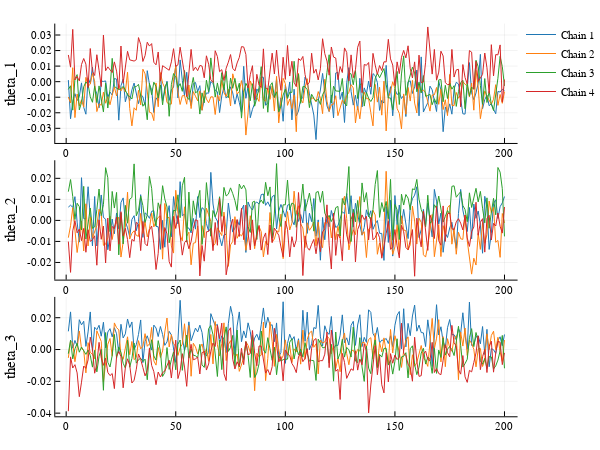

The code cell stored with this chart in its notebook:
### Markdown cell above
Let's compute the mutual information. Therefore we renormalize the distributions.

### Code cell
trace_plot(b, chains, [("theta", 1), ("theta", 2),("theta", 3)])

### Figure 1 — Plotly figure (JSON) as saved in the notebook; plotly's stock layout.template omitted (floating-point values rounded to 4 significant figures; data arrays with more than 128 entries replaced by an {"elided": "..."} marker saying what was removed)
{"data": [{"colorbar": {"title": ""}, "legendgroup": "Chain 1", "line": {"color": "rgba(31, 119, 180, 1.000)", "dash": "solid", "shape": "linear", "width": 1}, "mode": "lines", "name": "Chain 1", "showlegend": true, "type": "scatter", "x": {"elided": "200 int values"}, "xaxis": "x1", "y": {"elided": "200 float values"}, "yaxis": "y1", "zmax": null, "zmin": null}, {"colorbar": {"title": ""}, "legendgroup": "Chain 2", "line": {"color": "rgba(255, 127, 14, 1.000)", "dash": "solid", "shape": "linear", "width": 1}, "mode": "lines", "name": "Chain 2", "showlegend": true, "type": "scatter", "x": {"elided": "200 int values"}, "xaxis": "x1", "y": {"elided": "200 float values"}, "yaxis": "y1", "zmax": null, "zmin": null}, {"colorbar": {"title": ""}, "legendgroup": "Chain 3", "line": {"color": "rgba(44, 160, 44, 1.000)", "dash": "solid", "shape": "linear", "width": 1}, "mode": "lines", "name": "Chain 3", "showlegend": true, "type": "scatter", "x": {"elided": "200 int values"}, "xaxis": "x1", "y": {"elided": "200 float values"}, "yaxis": "y1", "zmax": null, "zmin": null}, {"colorbar": {"title": ""}, "legendgroup": "Chain 4", "line": {"color": "rgba(214, 39, 40, 1.000)", "dash": "solid", "shape": "linear", "width": 1}, "mode": "lines", "name": "Chain 4", "showlegend": true, "type": "scatter", "x": {"elided": "200 int values"}, "xaxis": "x1", "y": {"elided": "200 float values"}, "yaxis": "y1", "zmax": null, "zmin": null}, {"colorbar": {"title": ""}, "legendgroup": "", "line": {"color": "rgba(31, 119, 180, 1.000)", "dash": "solid", "shape": "linear", "width": 1}, "mode": "lines", "name": "", "showlegend": false, "type": "scatter", "x": {"elided": "200 int values"}, "xaxis": "x2", "y": {"elided": "200 float values"}, "yaxis": "y2", "zmax": null, "zmin": null}, {"colorbar": {"title": ""}, "legendgroup": "", "line": {"color": "rgba(255, 127, 14, 1.000)", "dash": "solid", "shape": "linear", "width": 1}, "mode": "lines", "name": "", "showlegend": false, "type": "scatter", "x": {"elided": "200 int values"}, "xaxis": "x2", "y": {"elided": "200 float values"}, "yaxis": "y2", "zmax": null, "zmin": null}, {"colorbar": {"title": ""}, "legendgroup": "", "line": {"color": "rgba(44, 160, 44, 1.000)", "dash": "solid", "shape": "linear", "width": 1}, "mode": "lines", "name": "", "showlegend": false, "type": "scatter", "x": {"elided": "200 int values"}, "xaxis": "x2", "y": {"elided": "200 float values"}, "yaxis": "y2", "zmax": null, "zmin": null}, {"colorbar": {"title": ""}, "legendgroup": "", "line": {"color": "rgba(214, 39, 40, 1.000)", "dash": "solid", "shape": "linear", "width": 1}, "mode": "lines", "name": "", "showlegend": false, "type": "scatter", "x": {"elided": "200 int values"}, "xaxis": "x2", "y": {"elided": "200 float values"}, "yaxis": "y2", "zmax": null, "zmin": null}, {"colorbar": {"title": ""}, "legendgroup": "", "line": {"color": "rgba(31, 119, 180, 1.000)", "dash": "solid", "shape": "linear", "width": 1}, "mode": "lines", "name": "", "showlegend": false, "type": "scatter", "x": {"elided": "200 int values"}, "xaxis": "x3", "y": {"elided": "200 float values"}, "yaxis": "y3", "zmax": null, "zmin": null}, {"colorbar": {"title": ""}, "legendgroup": "", "line": {"color": "rgba(255, 127, 14, 1.000)", "dash": "solid", "shape": "linear", "width": 1}, "mode": "lines", "name": "", "showlegend": false, "type": "scatter", "x": {"elided": "200 int values"}, "xaxis": "x3", "y": {"elided": "200 float values"}, "yaxis": "y3", "zmax": null, "zmin": null}, {"colorbar": {"title": ""}, "legendgroup": "", "line": {"color": "rgba(44, 160, 44, 1.000)", "dash": "solid", "shape": "linear", "width": 1}, "mode": "lines", "name": "", "showlegend": false, "type": "scatter", "x": {"elided": "200 int values"}, "xaxis": "x3", "y": {"elided": "200 float values"}, "yaxis": "y3", "zmax": null, "zmin": null}, {"colorbar": {"title": ""}, "legendgroup": "", "line": {"color": "rgba(214, 39, 40, 1.000)", "dash": "solid", "shape": "linear", "width": 1}, "mode": "lines", "name": "", "showlegend": false, "type": "scatter", "x": {"elided": "200 int values"}, "xaxis": "x3", "y": {"elided": "200 float values"}, "yaxis": "y3", "zmax": null, "zmin": null}], "layout": {"annotations": [], "height": 450, "legend": {"bgcolor": "rgba(255, 255, 255, 1.000)", "bordercolor": "rgba(0, 0, 0, 1.000)", "font": {"color": "rgba(0, 0, 0, 1.000)", "family": "sans-serif", "size": 11}, "tracegroupgap": 0, "x": 1, "y": 1}, "margin": {"b": 20, "l": 0, "r": 0, "t": 20}, "paper_bgcolor": "rgba(255, 255, 255, 1.000)", "plot_bgcolor": "rgba(255, 255, 255, 1.000)", "showlegend": true, "width": 600, "xaxis1": {"anchor": "y1", "domain": [0.1061, 0.9934], "gridcolor": "rgba(0, 0, 0, 0.100)", "gridwidth": 0.5, "linecolor": "rgba(0, 0, 0, 1.000)", "mirror": false, "range": [-4.97, 206.0], "showgrid": true, "showline": true, "showticklabels": true, "tickangle": 0, "tickcolor": "rgb(0, 0, 0)", "tickfont": {"color": "rgba(0, 0, 0, 1.000)", "family": "sans-serif", "size": 11}, "tickmode": "array", "ticks": "inside", "ticktext": ["0", "50", "100", "150", "200"], "tickvals": [0, 50, 100, 150, 200], "title": "", "titlefont": {"color": "rgba(0, 0, 0, 1.000)", "family": "sans-serif", "size": 15}, "type": "-", "visible": true, "zeroline": false, "zerolinecolor": "rgba(0, 0, 0, 1.000)"}, "xaxis2": {"anchor": "y2", "domain": [0.1061, 0.9934], "gridcolor": "rgba(0, 0, 0, 0.100)", "gridwidth": 0.5, "linecolor": "rgba(0, 0, 0, 1.000)", "mirror": false, "range": [-4.97, 206.0], "showgrid": true, "showline": true, "showticklabels": true, "tickangle": 0, "tickcolor": "rgb(0, 0, 0)", "tickfont": {"color": "rgba(0, 0, 0, 1.000)", "family": "sans-serif", "size": 11}, "tickmode": "array", "ticks": "inside", "ticktext": ["0", "50", "100", "150", "200"], "tickvals": [0, 50, 100, 150, 200], "title": "", "titlefont": {"color": "rgba(0, 0, 0, 1.000)", "family": "sans-serif", "size": 15}, "type": "-", "visible": true, "zeroline": false, "zerolinecolor": "rgba(0, 0, 0, 1.000)"}, "xaxis3": {"anchor": "y3", "domain": [0.1061, 0.9934], "gridcolor": "rgba(0, 0, 0, 0.100)", "gridwidth": 0.5, "linecolor": "rgba(0, 0, 0, 1.000)", "mirror": false, "range": [-4.97, 206.0], "showgrid": true, "showline": true, "showticklabels": true, "tickangle": 0, "tickcolor": "rgb(0, 0, 0)", "tickfont": {"color": "rgba(0, 0, 0, 1.000)", "family": "sans-serif", "size": 11}, "tickmode": "array", "ticks": "inside", "ticktext": ["0", "50", "100", "150", "200"], "tickvals": [0, 50, 100, 150, 200], "title": "", "titlefont": {"color": "rgba(0, 0, 0, 1.000)", "family": "sans-serif", "size": 15}, "type": "-", "visible": true, "zeroline": false, "zerolinecolor": "rgba(0, 0, 0, 1.000)"}, "yaxis1": {"anchor": "x1", "domain": [0.7001, 0.9913], "gridcolor": "rgba(0, 0, 0, 0.100)", "gridwidth": 0.5, "linecolor": "rgba(0, 0, 0, 1.000)", "mirror": false, "range": [-0.03941, 0.03734], "showgrid": true, "showline": true, "showticklabels": true, "tickangle": 0, "tickcolor": "rgb(0, 0, 0)", "tickfont": {"color": "rgba(0, 0, 0, 1.000)", "family": "sans-serif", "size": 11}, "tickmode": "array", "ticks": "inside", "ticktext": ["-0.03", "-0.02", "-0.01", "0.00", "0.01", "0.02", "0.03"], "tickvals": [-0.03, -0.02, -0.01, 0, 0.01, 0.02, 0.03], "title": "theta_1", "titlefont": {"color": "rgba(0, 0, 0, 1.000)", "family": "sans-serif", "size": 15}, "type": "-", "visible": true, "zeroline": false, "zerolinecolor": "rgba(0, 0, 0, 1.000)"}, "yaxis2": {"anchor": "x2", "domain": [0.3668, 0.6579], "gridcolor": "rgba(0, 0, 0, 0.100)", "gridwidth": 0.5, "linecolor": "rgba(0, 0, 0, 1.000)", "mirror": false, "range": [-0.02816, 0.0286], "showgrid": true, "showline": true, "showticklabels": true, "tickangle": 0, "tickcolor": "rgb(0, 0, 0)", "tickfont": {"color": "rgba(0, 0, 0, 1.000)", "family": "sans-serif", "size": 11}, "tickmode": "array", "ticks": "inside", "ticktext": ["-0.02", "-0.01", "0.00", "0.01", "0.02"], "tickvals": [-0.02, -0.01, 0, 0.01, 0.02], "title": "theta_2", "titlefont": {"color": "rgba(0, 0, 0, 1.000)", "family": "sans-serif", "size": 15}, "type": "-", "visible": true, "zeroline": false, "zerolinecolor": "rgba(0, 0, 0, 1.000)"}, "yaxis3": {"anchor": "x3", "domain": [0.03344, 0.3246], "gridcolor": "rgba(0, 0, 0, 0.100)", "gridwidth": 0.5, "linecolor": "rgba(0, 0, 0, 1.000)", "mirror": false, "range": [-0.04197, 0.03307], "showgrid": true, "showline": true, "showticklabels": true, "tickangle": 0, "tickcolor": "rgb(0, 0, 0)", "tickfont": {"color": "rgba(0, 0, 0, 1.000)", "family": "sans-serif", "size": 11}, "tickmode": "array", "ticks": "inside", "ticktext": ["-0.04", "-0.02", "0.00", "0.02"], "tickvals": [-0.04, -0.02, 0, 0.02], "title": "theta_3", "titlefont": {"color": "rgba(0, 0, 0, 1.000)", "family": "sans-serif", "size": 15}, "type": "-", "visible": true, "zeroline": false, "zerolinecolor": "rgba(0, 0, 0, 1.000)"}}}
